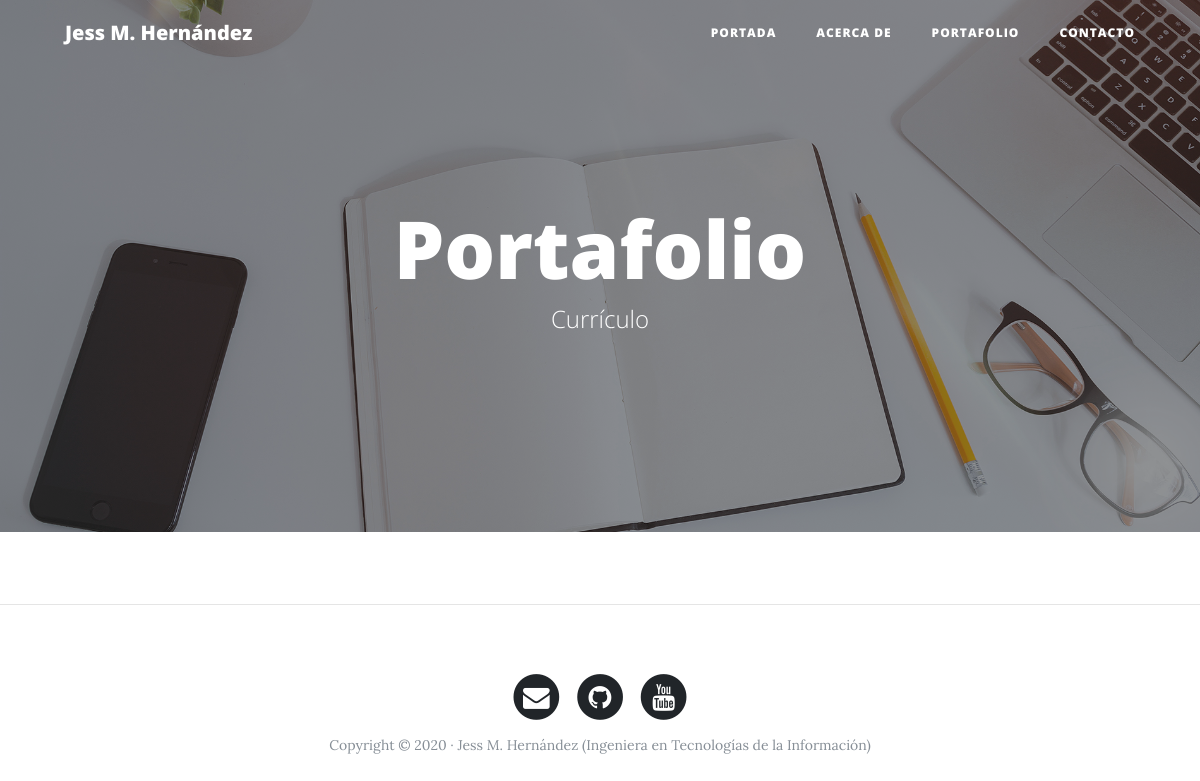
Page /portfolio/ on the earlier database version.
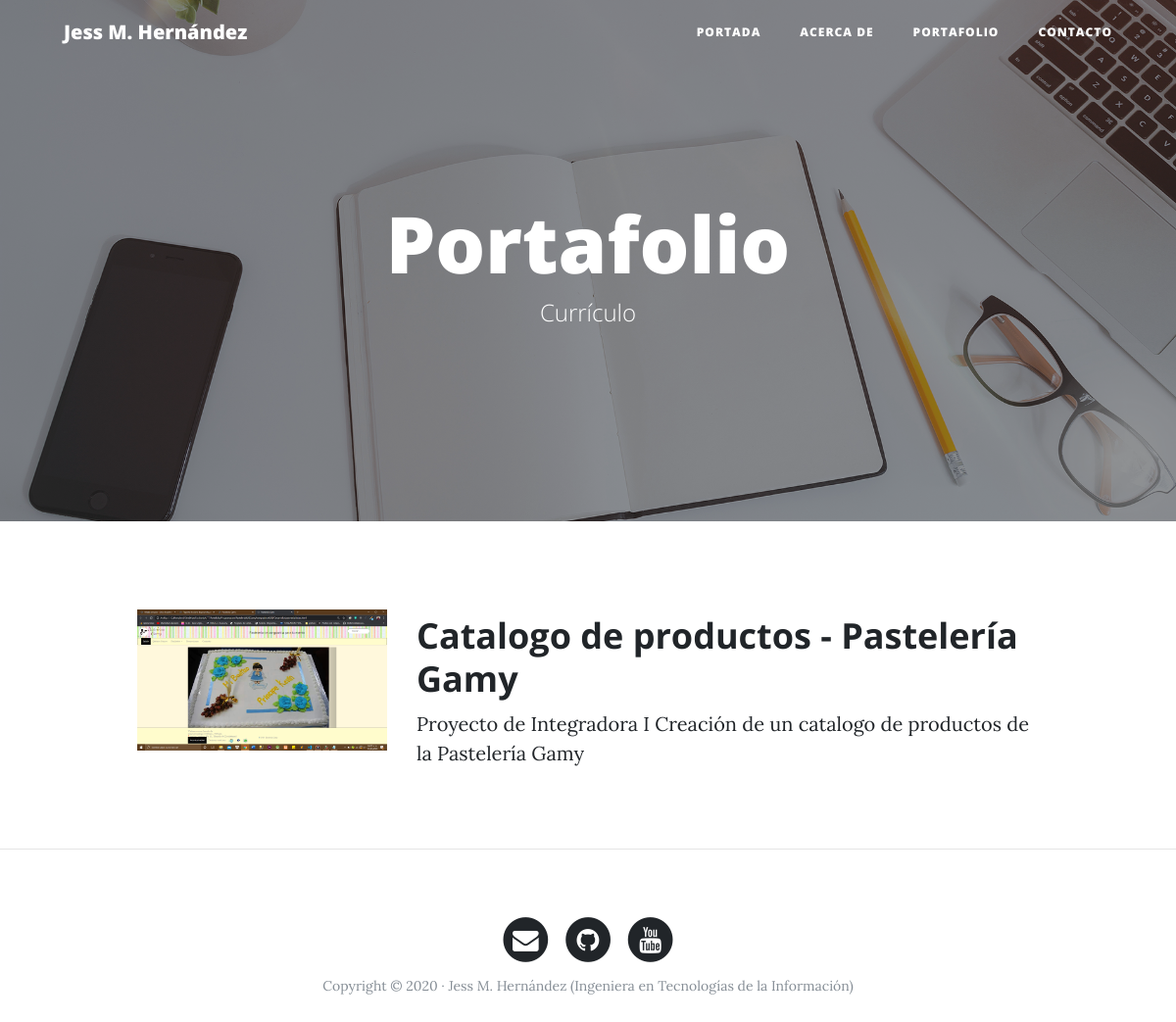
Same page on the later database version.
### portfolio/models.py (models this page shows, shortened)
class Project(models.Model):
    title = models.CharField(max_length=200, verbose_name="Título")
    description = models.TextField(verbose_name="Descripción")
    image = models.ImageField(verbose_name="Imagen", upload_to="projects")
    link = models.URLField(verbose_name="Dirección Web", null=True, blank=True)
    created = models.DateTimeField(auto_now_add=True, verbose_name="Fecha de creación")
    updated = models.DateTimeField(auto_now=True, verbose_name="Fecha de edición")
    class Meta:
        verbose_name = "proyecto"
        verbose_name_plural = "proyectos"
        ordering = ["-created"]

### portfolio/views.py (the view)
# urls.py: path('portfolio/', portfolio_views.portfolio, name="portfolio"),
def portfolio(request):
    projects = Project.objects.all()
    return render(request, "portfolio/portfolio.html", {'projects':projects})

### portfolio/templates/portfolio/portfolio.html (shortened to what this page needs)
{% extends 'core/base.html' %}
{% block background %}{% load static %}{% static 'core/img/portfolio-bg.jpg' %}{% endblock %}
{% block headers %}
<h1>Portafolio</h1>
<span class="subheading">Currículo</span>
{% endblock %}
{% block content %}
	{% for project in projects %}
	      <div class="row project">
	      	<div class="col-lg-3 col-md-4 offset-lg-1">
			      <img class="img-fluid" src="{{project.image.url}}" alt="">
	      	</div>
	        <div class="col-lg-7 col-md-8">
	      		<h2 class="section-heading title">{{project.title}}</h2>
	          <p>{{project.description}}</p>
	      	</div>
	      </div>
	{% endfor %}
{% endblock %}

### core/templates/core/base.html (shortened to what this page needs)
<!DOCTYPE html>
<html lang="es">
  <head>
    {% load static %}
    <link href="{% static 'core/vendor/bootstrap/css/bootstrap.min.css' %}" rel="stylesheet">
    <link href="{% static 'core/vendor/font-awesome/css/font-awesome.min.css' %}" rel="stylesheet" type="text/css">
    <link href="{% static 'core/css/clean-blog.min.css' %}" rel="stylesheet">
  </head>
  <body>
    <nav class="navbar navbar-expand-lg navbar-light fixed-top" id="mainNav">
      <div class="container">
        <a class="navbar-brand" href="{% url 'home' %}">Jess M. Hernández</a>
        <div class="collapse navbar-collapse" id="navbarResponsive">
          <ul class="navbar-nav ml-auto">
            <li class="nav-item">
              <a class="nav-link" href="{% url 'home' %}">Portada</a>
            </li>
            <li class="nav-item">
              <a class="nav-link" href="{% url 'about' %}">Acerca de</a>
            </li>
            <li class="nav-item">
              <a class="nav-link" href="{% url 'portfolio' %}">Portafolio</a>
            </li>
            <li class="nav-item">
              <a class="nav-link" href="{% url 'contact' %}">Contacto</a>
            </li>
          </ul>
        </div>
      </div>
    </nav>
    <header class="masthead" style="background-image: url('{% block background %}{% endblock %}')">
      <div class="overlay"></div>
      <div class="container">
        <div class="row">
          <div class="col-lg-8 col-md-10 mx-auto">
            <div class="site-heading">
                {% block headers %}{% endblock %}
             </div>
          </div>
        </div>
      </div>
    </header>
     <div class="container">
      {% block content %}{% endblock %}
    </div>
      {% if request.path != "/" %}<hr>{% endif %}
    <footer>
      <div class="container">
        <div class="row">
          <div class="col-lg-8 col-md-10 mx-auto">
            <ul class="list-inline text-center">
              <li class="list-inline-item">
                <a href="#">
                  <span class="fa-stack fa-lg">
                    <i class="fa fa-circle fa-stack-2x"></i>
                    <i class="fa fa-envelope fa-stack-1x fa-inverse"></i>
                  </span>
                </a>
              </li>
              <li class="list-inline-item">
                <a href="#">
                  <span class="fa-stack fa-lg">
                    <i class="fa fa-circle fa-stack-2x"></i>
                    <i class="fa fa-github fa-stack-1x fa-inverse"></i>
                  </span>
                </a>
              </li>
              <li class="list-inline-item">
                <a href="#">
                  <span class="fa-stack fa-lg">
                    <i class="fa fa-circle fa-stack-2x"></i>
                    <i class="fa fa-youtube fa-stack-1x fa-inverse"></i>
                  </span>
                </a>
              </li>
            </ul>
            <p class="copyright text-muted">Copyright &copy; 2020 · Jess M. Hernández (Ingeniera en Tecnologías de la Información) </p>
          </div>
        </div>
      </div>
    </footer>
  </body>
</html>

Differences in the rows shown:
added Project: image (picture), title "Catalogo de productos - Pastelería Gamy", description "Proyecto de Integradora I Creación de un catalogo de productos de la Pastelería Gamy"
